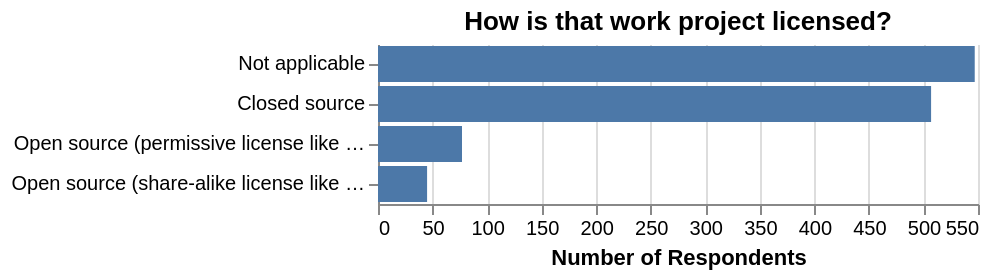

The specification (Vega-Lite) saved for this image:
### Vega-Lite specification from a JSON file in a GitHub repository (floating-point values rounded to 4 significant figures)
{"$schema": "https://vega.github.io/schema/vega-lite/v3.json", "title": "How is that work project licensed?", "data": {"values": "progress-work-license,count,year,sort\nNot applicable,547,2018,\nClosed source,507,2018,\nOpen source (permissive license like BSD),77,2018,\nOpen source (share-alike license like GPL),45,2018,\n", "format": {"type": "csv"}}, "config": {"view": {"stroke": "transparent"}, "axis": {"domainWidth": 1}}, "encoding": {"x": {"field": "count", "type": "quantitative", "axis": {"title": "Number of Respondents"}}, "y": {"field": "progress-work-license", "type": "nominal", "axis": {"title": null}, "sort": {"field": "count", "order": "descending", "op": "sum"}}}, "mark": "bar"}
